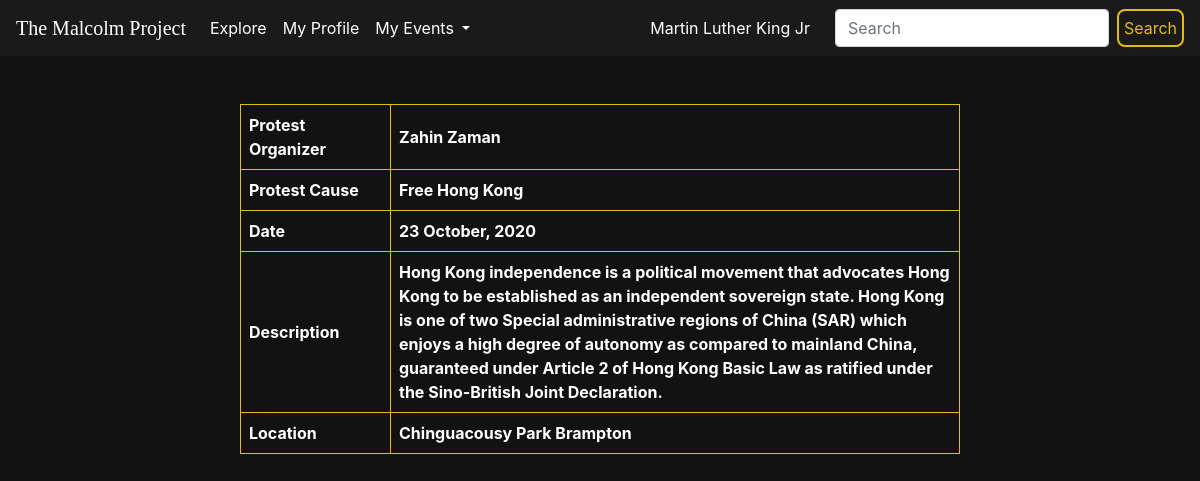
/event/2 (signed in), run on the app's committed database.
### app.py (models this page shows, shortened)
class User(db.Model):
    id = db.Column(db.Integer, primary_key = True)
    fname = db.Column(db.String(150))
    lname = db.Column(db.String(150))
    email = db.Column(db.String(150))
    pword = db.Column(db.String(150))
    events = db.relationship("Event", backref = "user")

class Event(db.Model):
    id = db.Column(db.Integer, primary_key = True)
    userid = db.Column(db.Integer, db.ForeignKey("user.id"))
    cause = db.Column(db.String(500))
    description = db.Column(db.String(5000))
    addr = db.Column(db.String(500))
    addr_lat = db.Column(db.Float())
    addr_long = db.Column(db.Float())
    date = db.Column(db.DateTime)

### app.py (the view)
@app.route("/event/<event_id>")
def event(event_id):
    foundEvent = Event.query.filter_by(id = event_id).first()
    foundUser = User.query.filter_by(id = foundEvent.userid).first()
    fname = ""
    lname = ""
    events = []
    if "email" in session:
        currUser = User.query.filter_by(email = session["email"]).first()
        fname = currUser.fname
        lname = currUser.lname
        events = currUser.events
    return render_template("event.html", fname = fname, lname = lname, events = events, user = str(foundUser.fname + " " + foundUser.lname), cause = foundEvent.cause, description = foundEvent.description, addr = foundEvent.addr, addr_lat = foundEvent.addr_lat, addr_long = foundEvent.addr_long, date = foundEvent.date.strftime("%d %B, %Y"))

### templates/event.html (shortened to what this page needs)
{% extends "base.html" %}
{% block name %}{{fname}} {{lname}}{% endblock %}
{% block content %}
    <div style="width: 60%; margin: 0 auto; padding-top: 20px; padding-bottom: 20px;">
        <table>
            <tr>
                <th width = 150px>
                    Protest Organizer
                </th>
                <th>
                    {{user}}
                </th>
            </tr>
            <tr>
                <th>
                    Protest Cause
                </th>
                <th>
                    {{cause}}
                </th>
            </tr>
            <tr>
                <th>
                    Date
                </th>
                <th>
                    {{date}}
                </th>
            </tr>
            <tr>
                <th>
                    Description
                </th>
                <th>
                    {{description}}
                </th>
            </tr>
            <tr>
                <th>
                    Location
                </th>
                <th>
                    {{addr}}
                </th>
            </tr>
        </table>
    </div>
    <div id="googleMap" style="margin: 0 auto; width:60%; height:400px;"></div>
{% endblock %}

### static/styles_base.css (style rules this page uses)
body { background-color: rgb(18, 18, 18); }
table { color: white; border-collapse: collapse; width: 100%; }
td, th { border: 1px solid rgb(226, 189, 26); text-align: left; padding: 8px; }

### data on the page
User: fname "Martin", lname "Luther King Jr"
Event: cause "Free Hong Kong", description "Hong Kong independence is a political movement that advocates Hong Kong to be established as an independent sovereign state. Hong Kong is one of two Special administrative regions of China (SAR) which enjoys a high degree of autonomy as compared to mainland China, guaranteed under Article 2 of Hong Kong Basic Law as ratified under the Sino-British Joint Declaration.", addr "Chinguacousy Park Brampton"

### other printed values
{{ user }} "Zahin Zaman"
{{ date }} "23 October, 2020"
